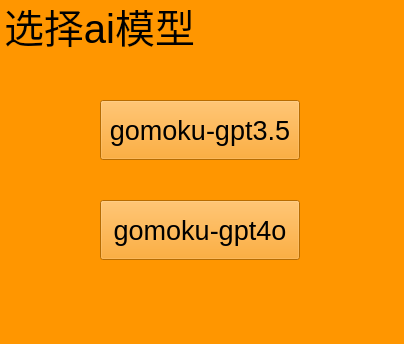
<?xml version="1.0" encoding="UTF-8"?>
<ui version="4.0">
 <class>Form</class>
 <widget class="QWidget" name="Form">
  <property name="geometry">
   <rect>
    <x>0</x>
    <y>0</y>
    <width>404</width>
    <height>344</height>
   </rect>
  </property>
  <property name="windowTitle">
   <string>Form</string>
  </property>
  <property name="styleSheet">
   <string notr="true">background-color: rgba(255, 150 , 0 , 250);</string>
  </property>
  <widget class="QPushButton" name="gomoku_gpt35_btn">
   <property name="geometry">
    <rect>
     <x>100</x>
     <y>100</y>
     <width>200</width>
     <height>60</height>
    </rect>
   </property>
   <property name="font">
    <font>
     <pointsize>20</pointsize>
    </font>
   </property>
   <property name="text">
    <string>gomoku-gpt3.5</string>
   </property>
  </widget>
  <widget class="QPushButton" name="gomoku_gpt4o_btn">
   <property name="geometry">
    <rect>
     <x>100</x>
     <y>200</y>
     <width>200</width>
     <height>60</height>
    </rect>
   </property>
   <property name="font">
    <font>
     <pointsize>20</pointsize>
    </font>
   </property>
   <property name="text">
    <string>gomoku-gpt4o</string>
   </property>
  </widget>
  <widget class="QLineEdit" name="lineEdit">
   <property name="geometry">
    <rect>
     <x>0</x>
     <y>10</y>
     <width>200</width>
     <height>50</height>
    </rect>
   </property>
   <property name="font">
    <font>
     <pointsize>30</pointsize>
    </font>
   </property>
   <property name="text">
    <string>选择ai模型</string>
   </property>
   <property name="frame">
    <bool>false</bool>
   </property>
   <property name="alignment">
    <set>Qt::AlignCenter</set>
   </property>
  </widget>
 </widget>
 <resources/>
 <connections/>
</ui>
